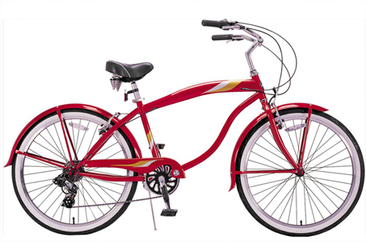
#> input picture data/bicycle.bmp, 366 x 242 px, shrunk from 453 x 300 before the run
$ jupyter execute --allow-errors 'Harris Corner Detector.ipynb'
#> lines starting #> are read from the running program, lines starting #| are printed output that depends on the picture; after the words box and inside, x2 and y2 are one past the last pixel; in counts of white or black regions, pixels touching at a corner belong together; long printed decimals are rounded
#> further down, input_img is the input picture: shape (242, 366, 3); mean R, G, B 225.1, 212.9, 215.6
#| uint8
[cell 1]
#Implementation of Harris Corner Detector

#Import Libraries
import matplotlib.pyplot as plt
import numpy as np
import imageio
from scipy import ndimage

[cell 2]
#This cell contains all the functions used in Phase I

#Define RGB2gray function
def rgb2gray(img) :
    return np.dot(img[..., :3], [0.2989, 0.5870, 0.1140])
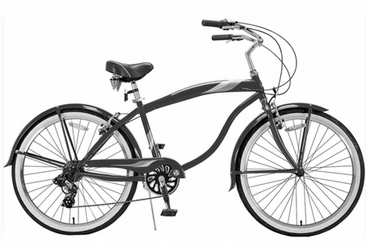
#> returned value: shape (242, 366) float64; min 0, max 255, mean 216.8
#> `blur_img = ndimage.gaussian_filter(gray_input_img, sigma = 1.0)`:
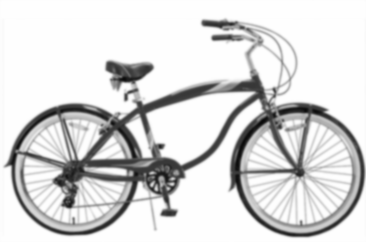
#> blur_img: shape (242, 366) float64; min 9.03, max 255, mean 216.8


#Detemine gradient function for Fx and Fy using sobel filter(normlized)
def gradient_x(img) :
    grad_img = ndimage.convolve(img, np.array([[-1, 0, 1],[-2, 0, 2],[-1, 0, 1]]))
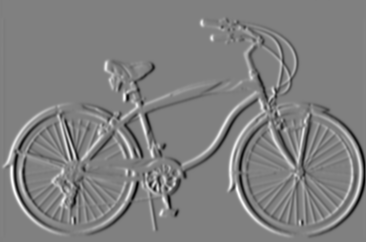
#> grad_img: shape (242, 366) float64; min -566, max 559, mean 0.1; drawn with min black and max white
    return grad_img/np.max(grad_img)

def gradient_y(img) :
    grad_img = ndimage.convolve(img, np.array([[-1, -2, -1],[0, 0, 0],[1, 2, 1]]))
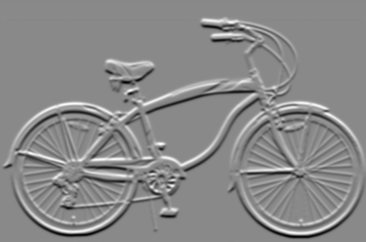
#> grad_img: shape (242, 366) float64; min -617.1, max 527.3, mean 0; drawn with min black and max white
    return grad_img/np.max(grad_img)
#> `xx_grad = x_grad * x_grad`:
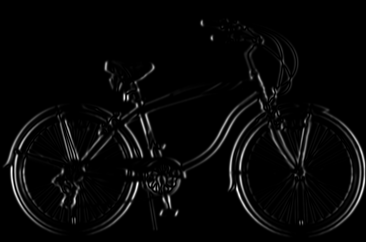
#> xx_grad: shape (242, 366) float64; min 0, max 1.03, mean 0.0315; drawn with min black and max white
#> `yy_grad = y_grad * y_grad`:
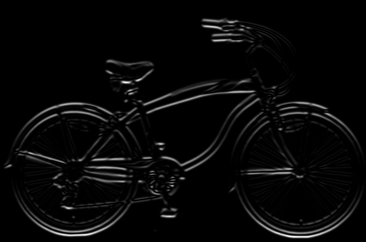
#> yy_grad: shape (242, 366) float64; min 0, max 1.37, mean 0.044; drawn with min black and max white
#> `xy_grad = x_grad * y_grad`:
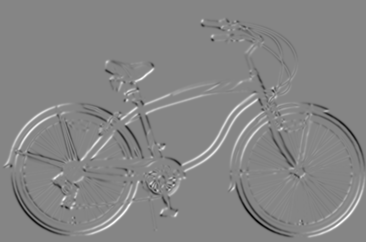
#> xy_grad: shape (242, 366) float64; min -0.589, max 0.537, mean 0.00245; drawn with min black and max white
#> after the loop `for i in range(1, int(input_img.shape[0] - 1)) :`: max = 162.9; tuple_data = 87360 items
#| 162.869
#> `threshold = thres_ratio * max`: threshold = 8.14
#> the loop `for res in tuple_data :` made 87360 passes
#> after the loop `for res in tuple_data :`: L = 8549 items, first 6: [17, 202, 9.77], [17, 203, 12.54], [17, 204, 14.89], [17, 205, 14], [18, 200, 9.1], [18, 201, 14.46]
#> `sorted_L = sorted(L, key = lambda x: x[2], reverse = True)`: sorted_L = 8549 items, first 6: [212, 173, 162.9], [212, 174, 159.3], [94, 127, 155.3], [213, 173, 153], [97, 127, 152.8], [96, 127, 149.1]
#> the loop `for i in sorted_L :` made 8549 passes
#> after the loop `for i in sorted_L :`: final_L = 45 pairs, first value 23 to 224, second value 11 to 325; xc = 44 values, max 325 at index 21, min 11 at index 3, mean 159.3; yc = 44 values, max 224 at index 34, min 23 at index 2, mean 151.2
#| 8549
#| 45
#> the loop `for i in final_L :` made 45 passes
#> after the loop `for i in final_L :`:
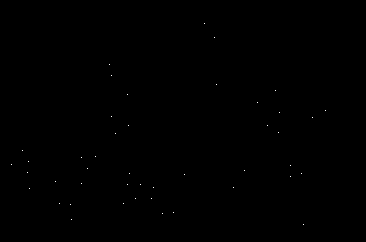
#> corner_img: shape (242, 366, 3) float64; values 0 (black) and 1 (white), 0.05% white in thin lines or dots, all inside (x1, y1, x2, y2) = (11, 23, 326, 225)
#> `plt.savefig(output_path + img.split('.')[0] + "/img2_corners.jpg")`:
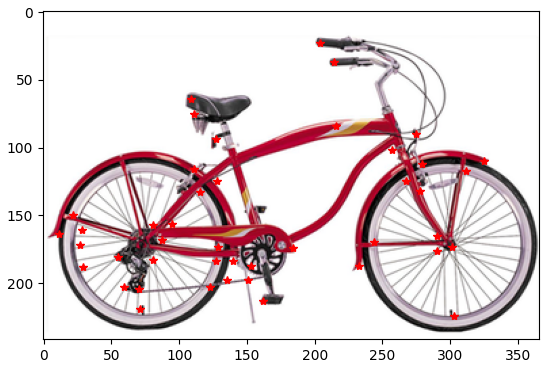
#> figure drawn by matplotlib, 1 panel

[cell 3]
#Harris Corner Detector Implementation and test
input_path = "../data/"
output_path = "../harris_output/"
img_name = ["bicycle.bmp", "bird.bmp", "dog.bmp", "einstein.bmp", "plane.bmp", "toy_image.jpg"]
ratio = [0.05, 0.05, 0.05, 0.05, 0.01, 0.001]
count = 0 #for equivalent ratio access

#> (the rest of this cell did not finish here and is left out)
